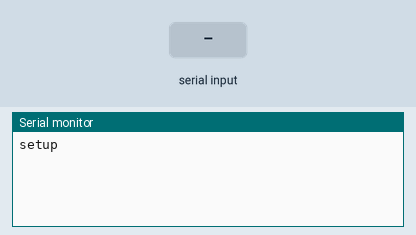
Recording of a sketch running on a simulated Arduino Uno, built with avr-gcc and run on an emulated ATmega328P. Shown: the last lines printed to the serial monitor. The test bench sets the inputs (shaded band).

Above: at 1.2 s.
1.3 s: "1" received over the second serial link
At 1.9 s:
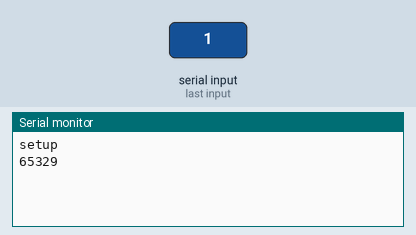
2.8 s: "0" received over the second serial link
At 4.0 s:
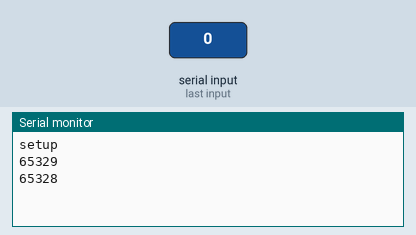
4.3 s: "2" received over the second serial link
At 5.4 s:
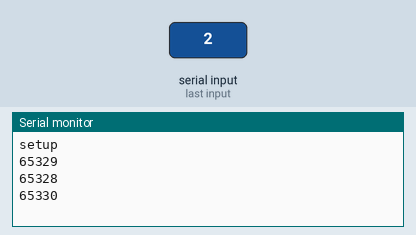

The sketch:

sketch_app_slider.ino
```cpp
#include <SoftwareSerial.h>

#define RGB_RED_PIN 9
#define RGB_GREEN_PIN 10
#define RGB_BLUE_PIN 11
#define BTtx 7
#define BTrx 8
SoftwareSerial BT(BTtx, BTrx);

void setup() {
  BT.begin(9600);
  Serial.begin(9600);
  Serial.println("setup");
}

void loop() {

  if(BT.available() >0){
    unsigned int data1 = BT.read();
    unsigned int data2 = BT.read();
    unsigned int final_data = data1 + (data2*256);
    Serial.println(final_data);
    if(final_data >=1000 && final_data <= 2255){
      analogWrite(RGB_RED_PIN, final_data - 1000);
    }else if(final_data >=2000 && final_data <= 2255){
      analogWrite(RGB_GREEN_PIN, final_data - 2000);
    }else if(final_data >=3000 && final_data <= 3255){
      analogWrite(RGB_GREEN_PIN, final_data - 3000);
    }

  }

}
```

Measured:
- after the input at 1.3 s, the serial monitor: prints a new line at once (image 1)
- after the input at 2.8 s, the serial monitor: prints a new line at once (image 2)
- after the input at 4.3 s, the serial monitor: prints a new line at once (image 3)
